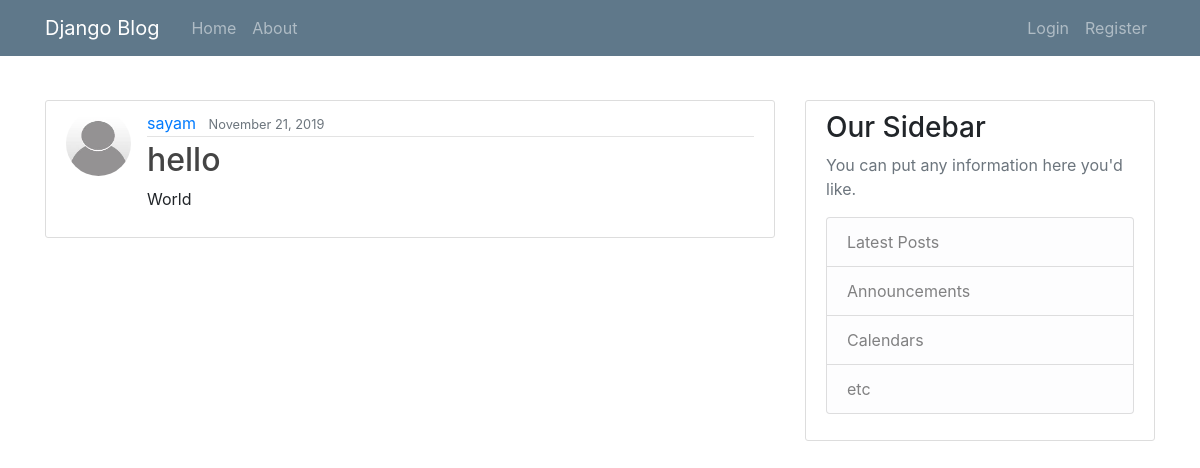
The app's page /post/1/ with its own data.
### blog/models.py (models this page shows, shortened)
class Post(models.Model):
    title = models.CharField(max_length=100)
    content = models.TextField()
    date_posted = models.DateTimeField(default = timezone.now) #we have not used timezone.now() to call the function just pass the exact function as the value
    author = models.ForeignKey(User,on_delete = models.CASCADE) # this will help in deleting all the posts of the user when a user is deleted.

### users/models.py (models this page shows, shortened)
class Profile(models.Model):
    user = models.OneToOneField(User,on_delete = models.CASCADE)
    img = models.ImageField(default = 'default.jpg',upload_to='profile_pics')

### blog/views.py (the view)
# urls.py: path('post/<int:pk>/', PostDetailView.as_view(),name='post_detail'),#setting up variables in url patterns
class PostDetailView(DetailView):
    model = Post

### blog/templates/blog/post_detail.html (shortened to what this page needs)
{% extends "blog/base.html" %}
{%block content%}
  <article class="media content-section">
    <img class="rounded-circle article-img"src="{{object.author.profile.img.url}}">
    <div class="media-body">
      <div class="article-metadata">
        <a class="mr-2" href="{%url 'user-posts' object.author.username %}">{{ object.author }}</a>
        <small class="text-muted">{{ object.date_posted|date:"F d, Y" }}</small>
      </div>
      <h2 class="article-title">{{ object.title }}</h2>
      <p class="article-content">{{ object.content }}</p>
    </div>
  </article>
{%endblock content%}

### blog/static/blog/main.css (style rules this page uses)
body { background: #cccccc; color: #333333; margin-top: 5rem; }
h1, h2, h3, h4, h5, h6 { color: #444444; }
.content-section { background: #ffffff; padding: 10px 20px; border: 1px solid #dddddd; border-radius: 3px; margin-bottom: 20px; }
.article-title { color: #444444; }
.article-content { white-space: pre-line; }
.article-img { height: 65px; width: 65px; margin-right: 16px; }
.article-metadata { padding-bottom: 1px; margin-bottom: 4px; border-bottom: 1px solid #e3e3e3; }

### records on screen
Post: author.profile.img (placeholder picture), author "sayam", date_posted "November 21, 2019", title "hello", content "World"
